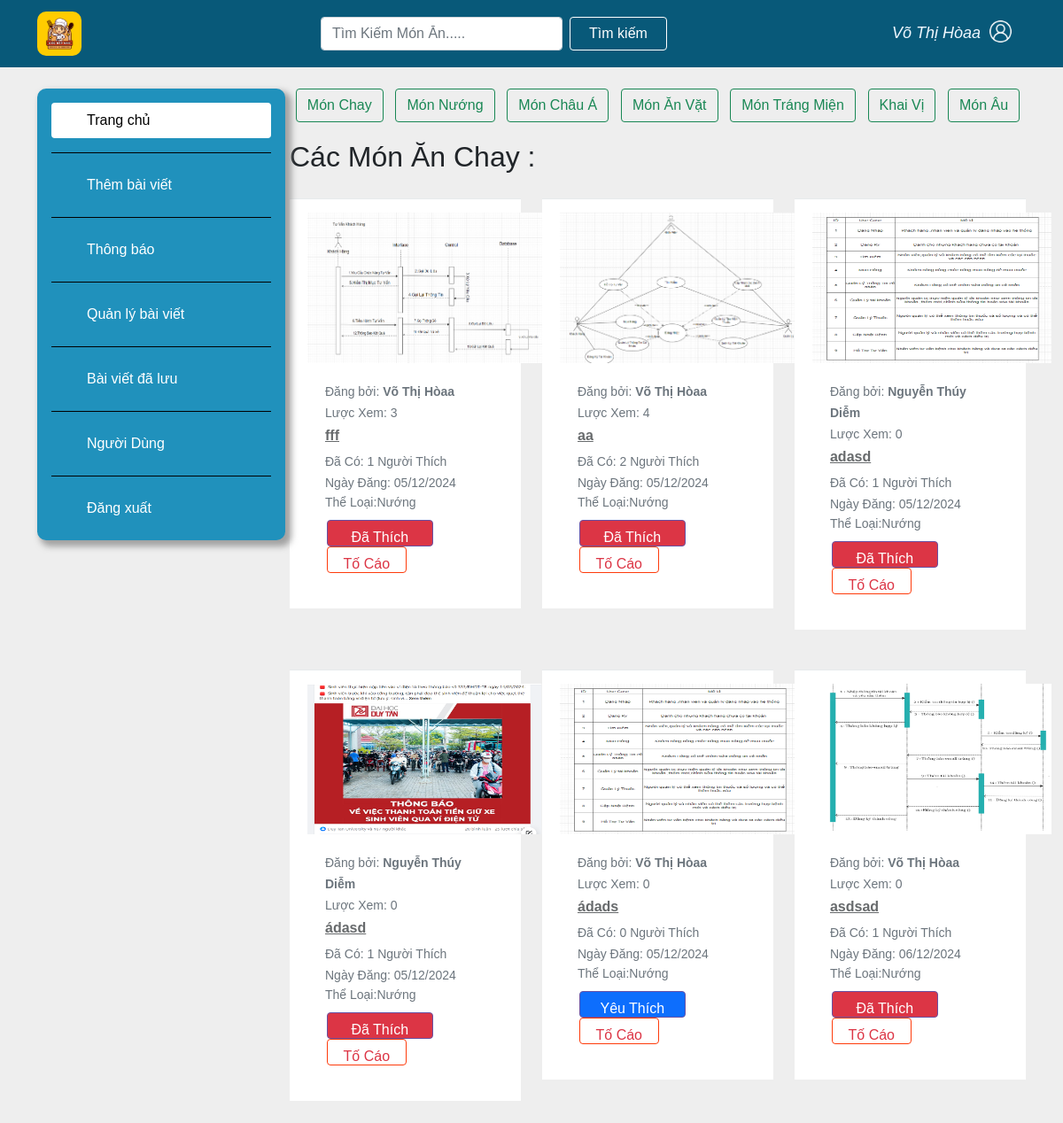
Screenshot of /recipes/grill/ (signed in) with the database file from the repository.
### appfood/models.py (models this page shows, shortened)
class Recipe(models.Model):
    title = models.CharField(max_length=100,null=True)
    author = models.ForeignKey('auth.User', on_delete=models.CASCADE)
    introduce =  models.CharField(max_length=100,null=True)
    description = models.CharField(max_length=200,null=True)
    created_at = models.DateTimeField(auto_now_add=True)
    views = models.IntegerField(default=0)
    liked_tym = models.ManyToManyField(User, related_name='liked_recipes', blank=True)
    classify = models.ManyToManyField(Classify, related_name='recipes', blank=True)
    reported = models.BooleanField(default=False)
    def total_likes(self):
        return self.liked_tym.count()

class RecipeImage(models.Model):
    recipe = models.ForeignKey(Recipe, related_name='images', on_delete=models.CASCADE)
    image = models.ImageField(upload_to='images/')
    uploaded_at = models.DateTimeField(auto_now_add=True)

class UserProfile(models.Model):
    GENDER_CHOICES = [
        ('T', 'Trai'),
        ('G', 'Gái'),
        ('B', 'Chưa Xác Định'),
    ]
    user = models.OneToOneField(User, on_delete=models.CASCADE)
    birth_date = models.DateField(null=True, blank=True)
    gender = models.CharField(max_length=1, choices=GENDER_CHOICES, null=True, blank=True)
    profile_image = models.ImageField(upload_to='images/', null=True, blank=True)

class Classify(models.Model):
    name = models.CharField(max_length=100)

### appfood/views.py (the view)
# urls.py: path('recipes/grill/', views.grill, name='grill'),#Nướng
@login_required
def grill(request):
    grill_class = Classify.objects.get(name='Nướng')
    grill_recipes = Recipe.objects.filter(classify=grill_class).select_related('author', 'author__userprofile')
    user_profile, created = UserProfile.objects.get_or_create(user=request.user)
    return render(request, 'food/grill.html', {'recipes': grill_recipes})

### appfood/templates/food/grill.html (shortened to what this page needs)
{% extends "appfood/base.html" %}
{%load static%}
{%block vegetarian%}
<link href="https://maxcdn.bootstrapcdn.com/font-awesome/4.3.0/css/font-awesome.min.css" rel="stylesheet">
<main>
    <div class="container">
        <div class="row">
            <div class="col-3">
                <div class="side-bar d-flex flex-column flex-shrink-0 p-3" style="width: 280px;">
                    <ul class="nav nav-pills flex-column mb-auto">
                        <li class="nav-item">
                            <a href="{% url 'home' %}" class="nav-link active" aria-current="page">
                                <svg class="bi me-2" width="16" height="16"><use xlink:href="#speedometer2"></use></svg>Trang chủ
                            </a>
                        </li>
                        <li>
                            <a href="{% url 'postfood' %}" class="nav-link text-white">
                                <svg class="bi me-2" width="16" height="16"><use xlink:href="#speedometer2"></use></svg>Thêm bài viết
                            </a>
                        </li>
                        <li>
                            <a href="{% url 'home' %}" class="nav-link text-white">
                                <svg class="bi me-2" width="16" height="16"><use xlink:href="#speedometer2"></use></svg>Thông báo
                            </a>
                        </li>
                        <li>
                            <a href="{% url 'myfood' %}" class="nav-link text-white">
                                <svg class="bi me-2" width="16" height="16"><use xlink:href="#speedometer2"></use></svg>Quản lý bài viết
                            </a>
                        </li>
                        <li>
                            <a href="{% url 'savefood' %}" class="nav-link text-white">
                                <svg class="bi me-2" width="16" height="16"><use xlink:href="#speedometer2"></use></svg>Bài viết đã lưu
                            </a>
                        </li>
                        <li>
                            <a href="{% url 'savefood' %}" class="nav-link text-white">
                                <svg class="bi me-2" width="16" height="16"><use xlink:href="#speedometer2"></use></svg>Người Dùng
                            </a>
                        </li>
                        <li>
                            <a href="{% url 'logout' %}" class="nav-link text-white">
                                <svg class="bi me-2" width="16" height="16"><use xlink:href="#speedometer2"></use></svg>Đăng xuất
                            </a>
                        </li>
                    </ul>
                </div>
            </div>
            <div class="col">
                <div class="tags">
                    <button type="button" class="btn btn-outline-success"onclick="window.location.href='{% url 'vegetarian' %}'" >Món Chay</button>
                    <button type="button" class="btn btn-outline-success"onclick="window.location.href='{% url 'grill' %}'" >Món Nướng</button>
                    <button type="button" class="btn btn-outline-success"onclick="window.location.href='{% url 'asian' %}'">Món Châu Á</button>
                    <button type="button" class="btn btn-outline-success"onclick="window.location.href='{% url 'snacks' %}'">Món Ăn Vặt</button>
                    <button type="button" class="btn btn-outline-success"onclick="window.location.href='{% url 'dessert' %}'">Món Tráng Miện</button>
                    <button type="button" class="btn btn-outline-success"onclick="window.location.href='{% url 'appetizer' %}'">Khai Vị</button>
                    <button type="button" class="btn btn-outline-success"onclick="window.location.href='{% url 'european' %}'">Món Âu</button>
                </div>
    <h2>Các Món Ăn Chay : </h2>
    <div class="row d-flex flex-wrap">
        {% for recipe in recipes %}
            <div class="col-md-4">
                <div class="ibox" style="padding-top: 20px;">
                    <div class="ibox-content product-box">
                        {% if recipe.images.first %}
                            <div class="product" style="height: 170px;">
                                <img style="height: 170px;width: 270px;" src="{{ recipe.images.first.image.url }}" alt="">
                            </div>
                        {% endif %}
                        <div class="product-desc">
                            <small class="text-muted">Đăng bởi: <b>
                                {% if recipe.author.userprofile %}
                                    {{ recipe.author.userprofile.user.last_name }} {{ recipe.author.userprofile.user.first_name }}
                                {% else %}
                                    {{ recipe.author.username }}
                                {% endif %}</b> </small>
                            <br>
                            <small class="text-muted">Lược Xem: {{ recipe.views }}</small>
                            <a href="{% url 'detail' recipe.id %}" class="product-name">{{ recipe.title }}</a>
                            <small class="text-muted">Đã Có: {{ recipe.total_likes }} Người Thích</small>
                            <div>
                                <small class="text-muted">Ngày Đăng: {{recipe.images.first.uploaded_at|date:"d/m/Y"}}</small>
                            </div>
                            <div>
                                <small style="float: left;" class="text-muted">Thể Loại:</small>
                                {% for category in recipe.classify.all %}
                                    <small class="text-muted" style="float: left;">{{ category.name }}</small>
                                {% endfor %}
                            </div>
                            <div class="m-t text-right" style="padding-top: 30px;padding-left: 1%;">
                                <form method="post" action="{% url 'like_recipe' recipe.id %}">
                                    <button type="submit" class="btn {% if user in recipe.liked_tym.all %}btn-danger{% else %}btn-primary{% endif %}" style="height: 30px;width: 120px;padding-top: 7px;border: 1px solid #6751a4;">
                                        {% if user in recipe.liked_tym.all %}Đã Thích{% else %}Yêu Thích{% endif %}
                                    </button>
                                </form>
                                <form method="post" action="{% url 'report_food' recipe.id %}">
                                    <button type="submit" class="btn btn-outline-danger" style="height: 30px;width: 90px;padding-top: 7px;border: 1px solid #fe3b0b;">
                                        Tố Cáo
                                    </button>
                                </form>
                            </div>
                        </div>
                    </div>
                </div>
            </div>
        {% endfor %}
    </div>
            </div>
        </div>
    </div>
</main>
{% endblock vegetarian%}

### appfood/templates/appfood/base.html (shortened to what this page needs)
{% load static %}
<!DOCTYPE html>
<html lang="en">
<head>
    <link href="https://cdn.jsdelivr.net/npm/bootstrap@5.0.2/dist/css/bootstrap.min.css" rel="stylesheet">
    <link rel="stylesheet" href="{%static "css/style.css"%}">
    <link rel="stylesheet" href="{%static "css/fixhome.css"%}">
</head>
<body>
    <header class="header">
        <nav class="navbar navbar-light">
            <div class="container">
                <a class="navbar-brand" href="{% url 'home' %}"><img src="{% static "img/logo.png" %}" alt=""></a>
                <form class="d-flex"  method=POST action="{% url 'search_title' %}">
                    <input class="form-control me-2" type="search" placeholder="Tìm Kiếm Món Ăn....." name='searched' aria-label="Search">
                    <button class="btn btn-outline-success" type="submit">Tìm kiếm</button>
                </form>
                <a class="navbar-brand user_name" href="{%url 'page_user'%}"> {{user.last_name}} {{user.first_name}}
                {% if user_profile.profile_image %}
                    <img src="{{ user_profile.profile_image.url }}" alt="Profile Image">
                {% else %}
                    <img src="{% static 'img/user.png' %}" alt="Default Profile Image">
                {% endif %}</a>
            </div>
        </nav>
    </header>
    {% block vegetarian %}{% endblock vegetarian %}
</body>
</html>

### appfood/static/css/style.css (style rules this page uses)
:root { --main: #085979; --yellow:#ffcc00; --blue:#2091bc; --white:#ECEBEA; --red:#D4343F; }
* { margin: 0; padding: 0; box-sizing: border-box; font-family: Arial; font-weight: 400; color: var(--body); }
header { margin-bottom: 10px; position: fixed; top:0; width: 100%; z-index: 100; }
.side-bar ul li:not(:last-of-type) { padding-bottom: 1rem; margin-bottom: 1rem; border-bottom: 1px solid #000; }
header .navbar { background-color:var(--main) !important; }
header .navbar .navbar-brand img { width: 50px; height: 50px; border-radius: 10px; }
header .navbar .user_name { color: aliceblue; font-style: italic; font-size: 18px; }
header .navbar .user_name img { width: 25px; height: 25px; margin-left: 5px; margin-bottom: 5px; }
header .btn { border-color: white; color:white; width: 150px; }
main { margin-top: 100px; }
main .tags { margin-bottom: 20px; display: flex; justify-content: space-around; }
main .side-bar { background-color: var(--blue); border-radius: 10px; box-shadow: 5px 5px 7px 2px rgba(128, 128, 128, 0.69); position: fixed; }
main .nav-pills .nav-link.active { background: white; color: black; }

### appfood/static/css/fixhome.css (style rules this page uses)
body { margin-top:20px; background:#eee; }
.product-box { padding: 0; border: 1px solid #e7eaec; }
.product-desc { padding: 20px; position: relative; }
.product-name { font-size: 16px; font-weight: 600; color: #676a6c; display: block; margin: 2px 0 5px 0; }
.ibox { clear: both; margin-bottom: 25px; margin-top: 0; padding: 0; }
.ibox:after, .ibox:before { display: table; }
.ibox-content { background-color: #ffffff; color: inherit; padding: 15px 20px 20px 20px; border-color: #e7eaec; border-image: none; border-style: solid solid none; border-width: 1px 0; }

### rows the page displays
Recipe: images.first.image (picture), author.userprofile.user.last_name "Võ Thị", author.userprofile.user.first_name "Hòaa", views "3", title "fff", total_likes "1", images.first.uploaded_at "05/12/2024", shows "Đã Thích"
Classify: name "Nướng"
Recipe: images.first.image (picture), author.userprofile.user.last_name "Võ Thị", author.userprofile.user.first_name "Hòaa", views "4", title "aa", total_likes "2", images.first.uploaded_at "05/12/2024", shows "Đã Thích"
Recipe: images.first.image (picture), author.userprofile.user.last_name "Nguyễn Thúy", author.userprofile.user.first_name "Diễm", views "0", title "adasd", total_likes "1", images.first.uploaded_at "05/12/2024", shows "Đã Thích"
Recipe: images.first.image (picture), author.userprofile.user.last_name "Nguyễn Thúy", author.userprofile.user.first_name "Diễm", views "0", title "ádasd", total_likes "1", images.first.uploaded_at "05/12/2024", shows "Đã Thích"
Recipe: images.first.image (picture), author.userprofile.user.last_name "Võ Thị", author.userprofile.user.first_name "Hòaa", views "0", title "ádads", total_likes "0", images.first.uploaded_at "05/12/2024", shows "Yêu Thích"
Recipe: images.first.image (picture), author.userprofile.user.last_name "Võ Thị", author.userprofile.user.first_name "Hòaa", views "0", title "asdsad", total_likes "1", images.first.uploaded_at "06/12/2024", shows "Đã Thích"

### other values shown
{{ user.last_name }} "Võ Thị"
{{ user.first_name }} "Hòaa"
